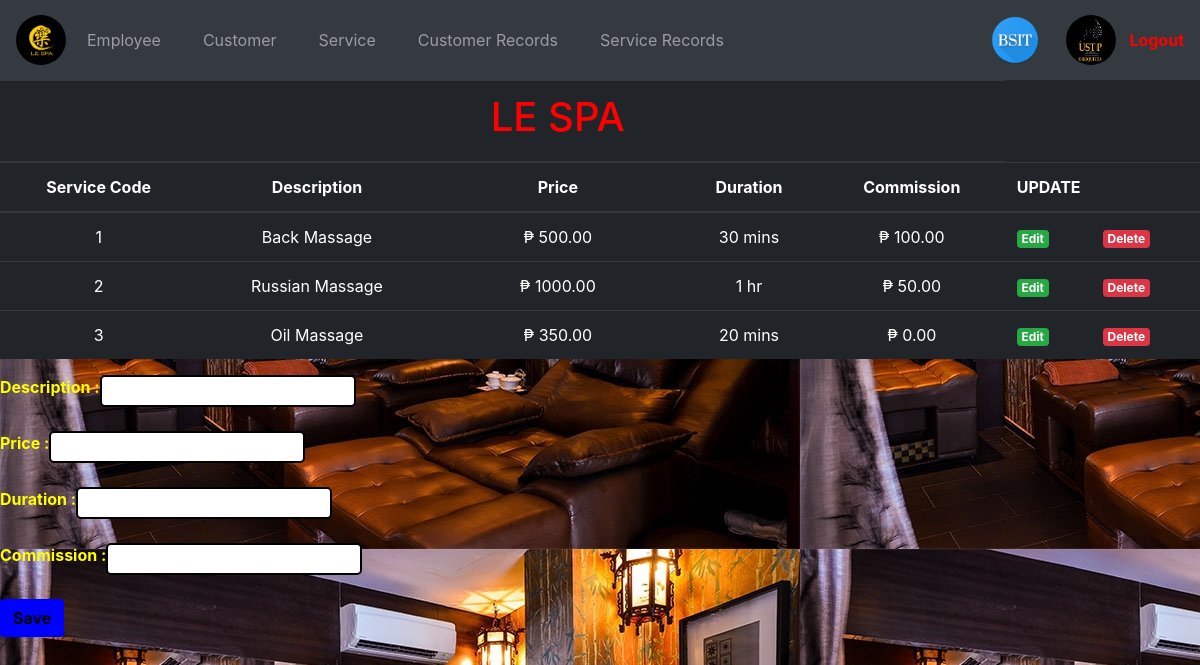
Screenshot of /bootstrap-4.0.0-beta.3-dist/Services.php with the database file from the repository.
### tables this page shows
CREATE TABLE `service` (
  `service_code` int(10) NOT NULL,
  `description` varchar(50) NOT NULL,
  `price` decimal(6,2) NOT NULL,
  `duration` varchar(10) NOT NULL,
  `commission` decimal(6,2) NOT NULL
);

### bootstrap-4.0.0-beta.3-dist/services_server.php (called while the page is built, shortened)
<?php
	$db = mysqli_connect('localhost', 'root', '', 'leSpa');
	$description = "";
	$price= "";
	$duration = "";
	$commission = "";
	$update = false;
	$results = mysqli_query($db, "SELECT * FROM service");
?>

### bootstrap-4.0.0-beta.3-dist/Services.php (the view, shortened to what this page needs)
<?php
include('services_server.php');
?>
<!DOCTYPE html>
<html>
<head>
	<link rel="stylesheet" type="text/css" href="welcome.css">
	<link rel="stylesheet" href="bootstrap-4.0.0-beta.3-dist/css/bootstrap.min.css">
</head>
<body>
<nav class="navbar navbar-expand-lg navbar-dark bg-dark">
<img src="lep.png" width="50" height="50" alt="logo">
  <div class="collapse navbar-collapse" id="navbarSupportedContent">
    <ul class="navbar-nav mr-auto">
      <li class="nav-item">
      	<button type="button" class="btn btn-dark" data-toggle="tooltip" data-placement="bottom" title="List of Employees">
          <a class="nav-link" href="Employee.php?username=<?php echo $_GET['username'];?>">Employee</a>
        </button>
      </li>
	  <li class="nav-item">
	  	<button type="button" class="btn btn-dark" data-toggle="tooltip" data-placement="bottom" title="List of Customers">
          <a class="nav-link" href="Customer.php?username=<?php echo $_GET['username'];?>">Customer</a>
        </button>
      </li>
	  <li class="nav-item">
	  	<button type="button" class="btn btn-dark" data-toggle="tooltip" data-placement="bottom" title="List of Services">
          <a class="nav-link" href="Services.php?username=<?php echo $_GET['username'];?>">Service</a>
        </button>
      </li>
      <li class="nav-item">
      	<button type="button" class="btn btn-dark" data-toggle="tooltip" data-placement="bottom" title="Records of Customers">
          <a class="nav-link" href="CustomerRecords.php?username=<?php echo $_GET['username'];?>">Customer Records</a>
        </button>
      </li>
      <li class="nav-item">
      	<button type="button" class="btn btn-dark" data-toggle="tooltip" data-placement="bottom" title="Records of Services">
          <a class="nav-link" href="ServiceRecords.php?username=<?php echo $_GET['username'];?>">Service Records</a>
        </button>
      </li>
    </ul>
    <div class="form-inline my-2 my-lg-0">
      <button type="button" class="btn btn-dark" data-toggle="tooltip" data-placement="bottom" title="Bachelor of Science in
         Information Technology">
         <img src="unnamed.png" width="50" height="50" alt="logo">
      </button>
      <button type="button" class="btn btn-dark" data-toggle="tooltip" data-placement="bottom" title="University of Science and Technology of Southern Philippines">
         <img src="ustp.png" width="50" height="50" alt="logo">
      </button>
      <b><a href="Logout.php"><font color="red">Logout</font></a></b>
    </div>
  </div>
</nav>
<form method="post" action="">
<table class="table table-dark">
	<thead>
	    <tr>
			<th></th>
			<th></th>
			<th><center><h1><font color="red">LE SPA</font></h1></center></th>
			<th colspan="2"></th>
		</tr>
		<tr>
			<th><center>Service Code</center></th>
			<th><center>Description</center></th>
			<th><center>Price</center></th>
			<th><center>Duration</center></th>
			<th><center>Commission</center></th>
			<th colspan="2">UPDATE</th>
		</tr>
	</thead>
	<?php while ($row = mysqli_fetch_array($results)) { ?>
		<tr>
			<td><center><?php echo $row['service_code']; ?></center></td>
			<td><center><?php echo $row['description']; ?></center></td>
			<td><center>₱ <?php echo $row['price']; ?></center></td>
			<td><center><?php echo $row['duration']; ?></center></td>
			<td><center>₱ <?php echo $row['commission']; ?></center></td>
			<td>
				<a href="services_edit.php?edit=<?php echo $row['service_code']; ?>" class="badge badge-success" >Edit</a>
			</td>
			<td>
				<a href="services_server.php?del=<?php echo $row['service_code']; ?>" class="badge badge-danger">Delete</a>
			</td>
		</tr>
	<?php }
?>
</table>
	<b><font color="yellow"><div class="input-group">
	<div class="input-group">
		<label>Description :</label>
		<input type="text" name="description" required value="<?php echo $description; ?>">
	</div><br>
	<div class="input-group">
		<label>Price :</label>
		<input type="text" name="price" required value="<?php echo $price; ?>">
	</div><br>
	<div class="input-group">
		<label>Duration :</label>
		<input type="text" name="duration" required value="<?php echo $duration; ?>">
	</div><br>
    <div class="input-group">
		<label>Commission :</label>
		<input type="text" name="commission" value="<?php echo $commission; ?>">
	</div><br></font><br>
	<div class="input-group">
		<?php if ($update == true): ?>
			<div class="input-group">
  	          <button class="btn" type="submit" name="update" style="background: #0000FF;" ><font color="white"><b>Update</b></font></button>
  	        </div>
		<?php else: ?>
			  <button class="btn" type="submit" name="save" ><b>Save</b></button>
		<?php endif ?>
	</div>
</form>
</body>
</html>

### bootstrap-4.0.0-beta.3-dist/Services.php (style rules this page uses)
body { background: url('lemas.jpg'); }
input[type=text] { border: 2px solid #000000; border-radius: 5px 5px 5px 5px; }
button { background-color: #0000FF; }
img, .logo { border-radius: 30px 30px 30px 30px; }

### rows the page displays
service: service_code "1", description "Back Massage", price "500.00", duration "30 mins", commission "100.00"
service: service_code "2", description "Russian Massage", price "1000.00", duration "1 hr", commission "50.00"
service: service_code "3", description "Oil Massage", price "350.00", duration "20 mins", commission "0.00"
